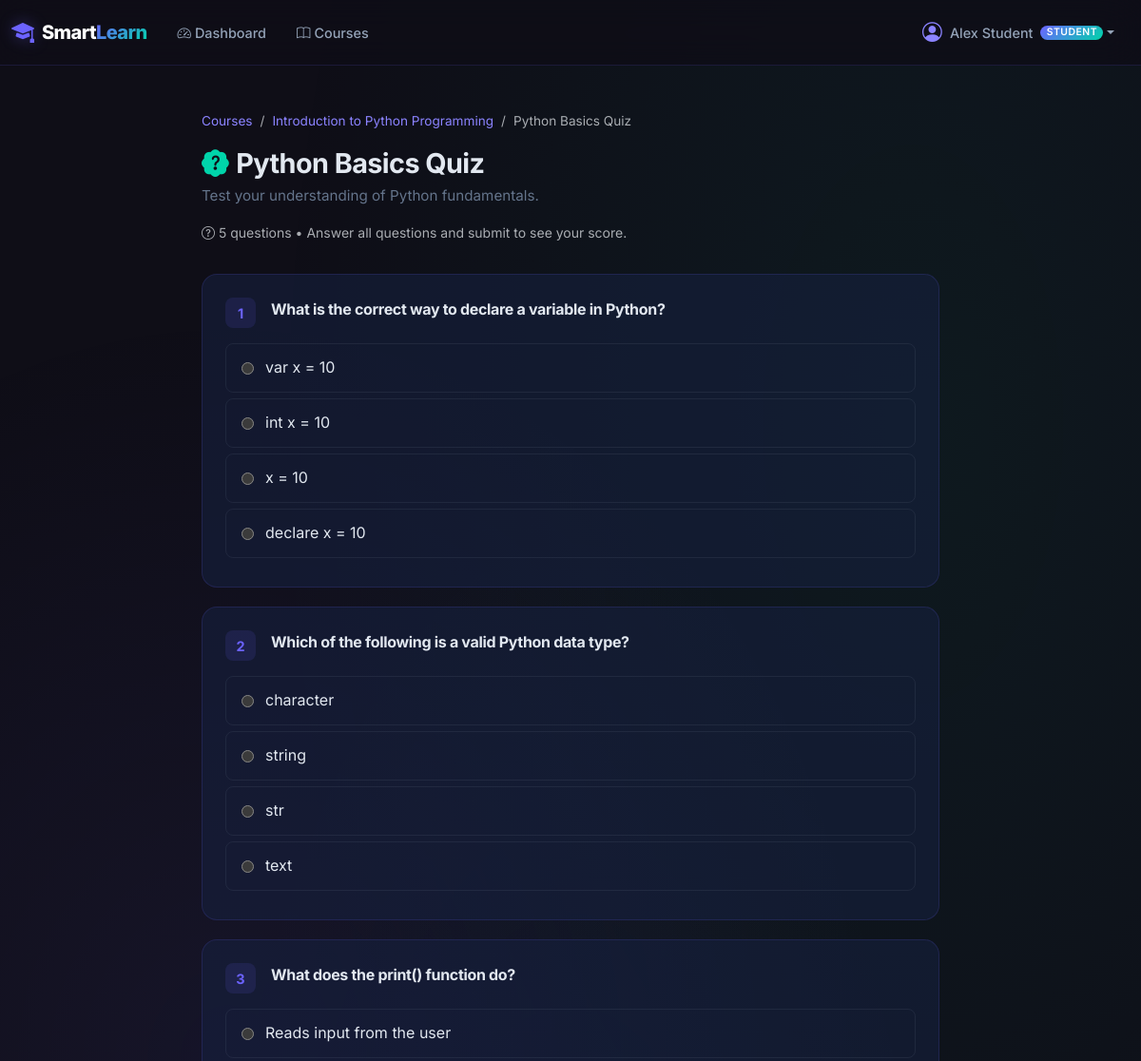
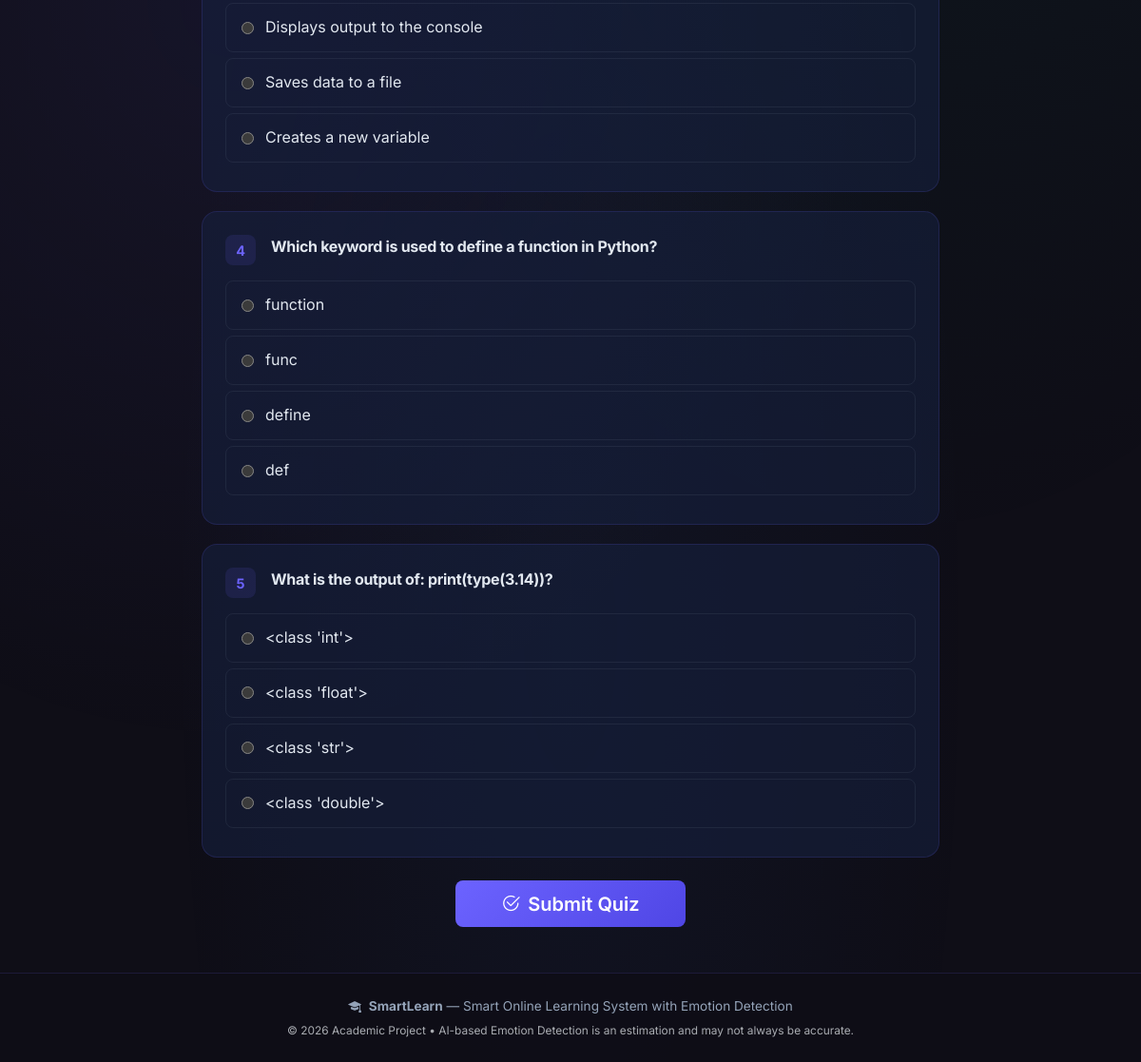
Screenshot of /learn/quiz/1 (signed in) with the database file from the repository (2 pictures, top to bottom).
### database/models.py (models this page shows)
class User(db.Model):
    __tablename__ = 'users'
    id = db.Column(db.Integer, primary_key=True)
    name = db.Column(db.String(150), nullable=False)
    email = db.Column(db.String(150), unique=True, nullable=False, index=True)
    password_hash = db.Column(db.String(255), nullable=False)
    role = db.Column(db.String(20), nullable=False, default='student')  # 'student', 'teacher', 'admin'
    status = db.Column(db.String(20), nullable=False, default='approved', index=True)  # 'unverified', 'pending_approval', 'approved', 'rejected', 'suspended'
    rejection_reason = db.Column(db.Text, nullable=True)
    is_active = db.Column(db.Integer, nullable=False, default=1)
    profile_image = db.Column(db.String(255), nullable=True)
    streak_days = db.Column(db.Integer, nullable=False, default=0)
    last_active_date = db.Column(db.Date, nullable=True)
    last_login = db.Column(db.DateTime, nullable=True)
    created_at = db.Column(db.DateTime, default=datetime.utcnow)
    courses = db.relationship('Course', backref='teacher', lazy=True, foreign_keys='Course.teacher_id')
    enrollments = db.relationship('Enrollment', backref='student', lazy=True, cascade='all, delete-orphan')
    quiz_attempts = db.relationship('QuizAttempt', backref='student', lazy=True, cascade='all, delete-orphan')
    emotion_logs = db.relationship('EmotionLog', backref='student', lazy=True, cascade='all, delete-orphan')
    notifications = db.relationship('Notification', backref='user', lazy=True, cascade='all, delete-orphan')
    otps = db.relationship('EmailOTP', backref='user', lazy=True, cascade='all, delete-orphan')

class Course(db.Model):
    __tablename__ = 'courses'
    id = db.Column(db.Integer, primary_key=True)
    title = db.Column(db.String(200), nullable=False)
    description = db.Column(db.Text, nullable=True)
    teacher_id = db.Column(db.Integer, db.ForeignKey('users.id'), nullable=False)
    category = db.Column(db.String(100), default='General')
    thumbnail = db.Column(db.String(255), nullable=True)
    approval_status = db.Column(db.String(20), nullable=False, default='approved')  # 'draft', 'pending_approval', 'approved', 'rejected'
    rejection_reason = db.Column(db.Text, nullable=True)
    is_published = db.Column(db.Integer, nullable=False, default=0)
    created_at = db.Column(db.DateTime, default=datetime.utcnow)
    lessons = db.relationship('Lesson', backref='course', lazy=True, cascade='all, delete-orphan', order_by='Lesson.order_number')
    quizzes = db.relationship('Quiz', backref='course', lazy=True, cascade='all, delete-orphan')
    enrollments = db.relationship('Enrollment', backref='course', lazy=True, cascade='all, delete-orphan')

class Quiz(db.Model):
    __tablename__ = 'quizzes'
    id = db.Column(db.Integer, primary_key=True)
    course_id = db.Column(db.Integer, db.ForeignKey('courses.id', ondelete='CASCADE'), nullable=False)
    lesson_id = db.Column(db.Integer, db.ForeignKey('lessons.id', ondelete='SET NULL'), nullable=True)
    title = db.Column(db.String(200), nullable=False)
    description = db.Column(db.Text, nullable=True)
    created_at = db.Column(db.DateTime, default=datetime.utcnow)
    questions = db.relationship('Question', backref='quiz', lazy=True, cascade='all, delete-orphan', order_by='Question.order_number')
    attempts = db.relationship('QuizAttempt', backref='quiz', lazy=True, cascade='all, delete-orphan')

class Question(db.Model):
    __tablename__ = 'questions'
    id = db.Column(db.Integer, primary_key=True)
    quiz_id = db.Column(db.Integer, db.ForeignKey('quizzes.id', ondelete='CASCADE'), nullable=False)
    question_text = db.Column(db.Text, nullable=False)
    order_number = db.Column(db.Integer, nullable=False, default=1)
    options = db.relationship('Option', backref='question', lazy=True, cascade='all, delete-orphan')

class Option(db.Model):
    __tablename__ = 'options'
    id = db.Column(db.Integer, primary_key=True)
    question_id = db.Column(db.Integer, db.ForeignKey('questions.id', ondelete='CASCADE'), nullable=False)
    option_text = db.Column(db.String(500), nullable=False)
    is_correct = db.Column(db.Integer, nullable=False, default=0)

### routes/learning.py (the view)
@learning_bp.route('/quiz/<int:quiz_id>')
@login_required
def take_quiz(quiz_id):
    quiz = query_db('SELECT * FROM quizzes WHERE id = ?', [quiz_id], one=True)
    if not quiz:
        flash('Quiz not found.', 'danger')
        return redirect(url_for('learning.courses'))
    course = query_db('SELECT * FROM courses WHERE id = ?', [quiz['course_id']], one=True)
    questions = query_db(
        'SELECT * FROM questions WHERE quiz_id = ? ORDER BY order_number',
        [quiz_id]
    )
    questions_with_options = []
    for q in questions:
        options = query_db(
            'SELECT * FROM options WHERE question_id = ? ORDER BY id',
            [q['id']]
        )
        questions_with_options.append({
            'question': q,
            'options': options
        })
    attempts = query_db('''
        SELECT * FROM quiz_attempts
        WHERE student_id = ? AND quiz_id = ?
        ORDER BY attempted_at DESC
    ''', [current_user.id, quiz_id])
    return render_template('quiz.html', quiz=quiz, course=course,
                           questions=questions_with_options, attempts=attempts)

### database/database.py (called while the page is built)
def get_db():
    if 'db' not in g:
        g.db = sqlite3.connect(
            current_app.config['DATABASE'],
            detect_types=sqlite3.PARSE_DECLTYPES
        )
        g.db.row_factory = sqlite3.Row
        g.db.execute('PRAGMA foreign_keys = ON')
    return g.db

def query_db(query, args=(), one=False):
    db = get_db()
    cur = db.execute(query, args)
    rv = cur.fetchall()
    cur.close()
    return (rv[0] if rv else None) if one else rv

### templates/quiz.html (shortened to what this page needs)
{% extends "base.html" %}
{% block content %}
<div class="container py-3" style="max-width: 800px;">
    <div class="dashboard-header fade-in">
        <nav aria-label="breadcrumb" class="mb-2">
            <ol class="breadcrumb" style="font-size: 0.85rem;">
                <li class="breadcrumb-item"><a href="{{ url_for('learning.courses') }}">Courses</a></li>
                <li class="breadcrumb-item"><a href="{{ url_for('learning.course_detail', course_id=course.id) }}">{{ course.title }}</a></li>
                <li class="breadcrumb-item active">{{ quiz.title }}</li>
            </ol>
        </nav>
        <h1><i class="bi bi-patch-question-fill me-2" style="color: var(--accent);"></i>{{ quiz.title }}</h1>
        {% if quiz.description %}
        <p class="subtitle">{{ quiz.description }}</p>
        {% endif %}
        <p class="text-muted small">
            <i class="bi bi-question-circle me-1"></i>{{ questions | length }} questions
            &bull; Answer all questions and submit to see your score.
        </p>
    </div>
    <form method="POST" action="{{ url_for('learning.submit_quiz', quiz_id=quiz.id) }}" id="quizForm">
        {% for item in questions %}
        <div class="quiz-question fade-in-card">
            <div class="d-flex align-items-start gap-3 mb-3">
                <span class="d-flex align-items-center justify-content-center"
                      style="width: 32px; height: 32px; border-radius: 8px; background: rgba(108,99,255,0.12); color: var(--primary); font-weight: 700; font-size: 0.9rem; flex-shrink: 0;">
                    {{ loop.index }}
                </span>
                <h6 class="mb-0" style="line-height: 1.5;">{{ item.question.question_text }}</h6>
            </div>
            {% for option in item.options %}
            <label class="quiz-option" for="q{{ item.question.id }}_o{{ option.id }}">
                <input type="radio" name="question_{{ item.question.id }}"
                       value="{{ option.id }}" id="q{{ item.question.id }}_o{{ option.id }}" required>
                <span>{{ option.option_text }}</span>
            </label>
            {% endfor %}
        </div>
        {% endfor %}
        {% if questions %}
        <div class="text-center mt-4">
            <button type="submit" class="btn btn-primary-gradient btn-lg px-5" id="submitQuizBtn">
                <i class="bi bi-check2-circle me-2"></i>Submit Quiz
            </button>
        </div>
        {% else %}
        <div class="empty-state glass-card">
            <i class="bi bi-patch-question"></i>
            <h5>No questions</h5>
            <p>This quiz doesn't have any questions yet.</p>
        </div>
        {% endif %}
    </form>
</div>
{% endblock %}

### templates/base.html (shortened to what this page needs)
<!DOCTYPE html>
<html lang="en" data-bs-theme="dark">
<head>
    <link href="https://cdn.jsdelivr.net/npm/bootstrap@5.3.3/dist/css/bootstrap.min.css" rel="stylesheet">
    <link href="https://cdn.jsdelivr.net/npm/bootstrap-icons@1.11.3/font/bootstrap-icons.min.css" rel="stylesheet">
    <link rel="stylesheet" href="{{ url_for('static', filename='css/style.css') }}">
</head>
<body>
    <nav class="navbar navbar-expand-lg navbar-dark sticky-top" id="main-navbar">
        <div class="container-fluid">
            <a class="navbar-brand d-flex align-items-center" href="{{ url_for('index') }}">
                <i class="bi bi-mortarboard-fill me-2 brand-icon"></i>
                <span class="brand-text">Smart<span class="brand-accent">Learn</span></span>
            </a>
            <div class="collapse navbar-collapse" id="navbarContent">
                {% if current_user.is_authenticated %}
                <ul class="navbar-nav me-auto mb-2 mb-lg-0">
                    {% if current_user.role == 'student' %}
                        <li class="nav-item">
                            <a class="nav-link" href="{{ url_for('student.dashboard') }}">
                                <i class="bi bi-speedometer2 me-1"></i>Dashboard
                            </a>
                        </li>
                        <li class="nav-item">
                            <a class="nav-link" href="{{ url_for('learning.courses') }}">
                                <i class="bi bi-book me-1"></i>Courses
                            </a>
                        </li>
                    {% endif %}
                </ul>
                <ul class="navbar-nav ms-auto">
                    <li class="nav-item dropdown">
                        <a class="nav-link dropdown-toggle d-flex align-items-center" href="#"
                           id="userDropdown" role="button" data-bs-toggle="dropdown" aria-expanded="false">
                            <div class="avatar-sm me-2">
                                <i class="bi bi-person-circle"></i>
                            </div>
                            <span>{{ current_user.name }}</span>
                            <span class="badge role-badge ms-2">{{ current_user.role | capitalize }}</span>
                        </a>
                    </li>
                </ul>
                {% endif %}
            </div>
        </div>
    </nav>
    <main class="main-content">
        {% block content %}{% endblock %}
    </main>
    <footer class="app-footer">
        <div class="container text-center">
            <p class="mb-1">
                <i class="bi bi-mortarboard-fill me-1"></i>
                <strong>SmartLearn</strong> — Smart Online Learning System with Emotion Detection
            </p>
            <p class="text-muted small mb-0">
                &copy; 2026 Academic Project &bull; AI-based Emotion Detection is an estimation and may not always be accurate.
            </p>
        </div>
    </footer>
</body>
</html>

### static/css/style.css (style rules this page uses)
:root { --primary: #6C63FF; --primary-light: #8B83FF; --primary-dark: #4F46E5; --primary-glow: rgba(108, 99, 255, 0.35); --accent: #00D4AA; --accent-light: #33DDBB; --accent-dark: #00B894; --accent-glow: rgba(0, 212, 170, 0.3); --bg-primary: #0F0E17; --bg-secondary: #1A1A2E; --bg-card: #16213E; --bg-card-hover: #1C2A4A; --bg-input: #1A1A2E; --glass-bg: rgba(22, 33, 62, 0.6); --glass-border: rgba(108, 99, 255, 0.15); --glass-shadow: 0 8px 32px rgba(0, 0, 0, 0.3); --text-primary: #E2E8F0; --text-secondary: #94A3B8; --text-muted: #64748B; --success: #22C55E; --warning: #F59E0B; --danger: #EF4444; --info: #3B82F6; --emotion-happy: #22C55E; --emotion-sad: #3B82F6; --emotion-neutral: #94A3B8; --emotion-confused: #F59E0B; --emotion-bored: #EF4444; --emotion-focused: #6C63FF; --radius-sm: 8px; --radius-md: 12px; --radius-lg: 16px; --radius-xl: 24px; --font-family: 'Inter', -apple-system, BlinkMacSystemFont, 'Segoe UI', sans-serif; --transition-fast: 0.2s cubic-bezier(0.4, 0, 0.2, 1); --transition-smooth: 0.3s cubic-bezier(0.4, 0, 0.2, 1); }
*, *::before, *::after { box-sizing: border-box; }
body { font-family: var(--font-family); background: var(--bg-primary); color: var(--text-primary); min-height: 100vh; display: flex; flex-direction: column; overflow-x: hidden; line-height: 1.6; }
body::before { content: ''; position: fixed; top: 0; left: 0; width: 100%; height: 100%; background: radial-gradient(ellipse at 20% 50%, rgba(108, 99, 255, 0.08) 0%, transparent 50%), radial-gradient(ellipse at 80% 20%, rgba(0, 212, 170, 0.06) 0%, transparent 50%), radial-gradient(ellipse at 50% 80%, rgba(59, 130, 246, 0.05) 0%, transparent 50%); pointer-events: none; z-index: -1; }
h1, h2, h3, h4, h5, h6 { font-weight: 700; letter-spacing: -0.02em; color: var(--text-primary); }
a { color: var(--primary-light); text-decoration: none; transition: color var(--transition-fast); }
#main-navbar { background: rgba(15, 14, 23, 0.85); backdrop-filter: blur(20px); -webkit-backdrop-filter: blur(20px); border-bottom: 1px solid var(--glass-border); padding: 0.6rem 0; z-index: 1050; }
.brand-icon { font-size: 1.5rem; color: var(--primary); filter: drop-shadow(0 0 8px var(--primary-glow)); }
.brand-text { font-weight: 800; font-size: 1.25rem; letter-spacing: -0.03em; }
.brand-accent { background: linear-gradient(135deg, var(--primary), var(--accent)); -webkit-background-clip: text; -webkit-text-fill-color: transparent; background-clip: text; }
.nav-link { color: var(--text-secondary) !important; font-weight: 500; font-size: 0.9rem; padding: 0.5rem 1rem !important; border-radius: var(--radius-sm); transition: all var(--transition-fast); }
.role-badge { font-size: 0.65rem; font-weight: 600; text-transform: uppercase; letter-spacing: 0.05em; background: linear-gradient(135deg, var(--primary), var(--accent)); color: white; padding: 0.2em 0.6em; border-radius: 20px; }
.avatar-sm { font-size: 1.3rem; color: var(--primary-light); }
.main-content { flex: 1; padding: 2rem 0; }
.app-footer { background: rgba(15, 14, 23, 0.9); border-top: 1px solid var(--glass-border); padding: 1.5rem 0; margin-top: auto; color: var(--text-secondary); font-size: 0.85rem; }
.btn-primary-gradient { background: linear-gradient(135deg, var(--primary), var(--primary-dark)); border: none; color: white; font-weight: 600; padding: 0.6rem 1.5rem; border-radius: var(--radius-sm); transition: all var(--transition-smooth); position: relative; overflow: hidden; }
.btn-primary-gradient::before { content: ''; position: absolute; top: 0; left: -100%; width: 100%; height: 100%; background: linear-gradient(90deg, transparent, rgba(255,255,255,0.15), transparent); transition: left 0.5s; }
.quiz-question { background: var(--glass-bg); border: 1px solid var(--glass-border); border-radius: var(--radius-lg); padding: 1.5rem; margin-bottom: 1.25rem; transition: all var(--transition-fast); }
.quiz-option { display: flex; align-items: center; padding: 0.75rem 1rem; margin: 0.4rem 0; border: 1px solid rgba(148, 163, 184, 0.1); border-radius: var(--radius-sm); cursor: pointer; transition: all var(--transition-fast); }
.quiz-option input[type="radio"] { accent-color: var(--primary); margin-right: 0.75rem; }
.dashboard-header { margin-bottom: 2rem; }
.dashboard-header h1 { font-size: 1.8rem; margin-bottom: 0.25rem; }
.dashboard-header .subtitle { color: var(--text-muted); font-size: 0.95rem; }
.fade-in { animation: fadeIn 0.5s ease forwards; }

### rows the page displays
User: name "Alex Student", role "STUDENT"
Course: title "Introduction to Python Programming"
Quiz: title "Python Basics Quiz", description "Test your understanding of Python fundamentals."
Question: question.question_text "What is the correct way to declare a variable in Python?"
Option: option_text "var x = 10"
Option: option_text "int x = 10"
Option: option_text "x = 10"
Option: option_text "declare x = 10"
Question: question.question_text "Which of the following is a valid Python data type?"
Option: option_text "character"
Option: option_text "string"
Option: option_text "str"
Option: option_text "text"
Question: question.question_text "What does the print() function do?"
Option: option_text "Reads input from the user"
Option: option_text "Displays output to the console"
Option: option_text "Saves data to a file"
Option: option_text "Creates a new variable"
Question: question.question_text "Which keyword is used to define a function in Python?"
Option: option_text "function"
Option: option_text "func"
Option: option_text "define"
Option: option_text "def"
Question: question.question_text "What is the output of: print(type(3.14))?"
Option: option_text "<class 'int'>"
Option: option_text "<class 'float'>"
Option: option_text "<class 'str'>"
Option: option_text "<class 'double'>"

### other values shown
{{ questions | length }} "5"
